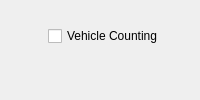
         <widget class="QWidget" name="page_1">
          <layout class="QGridLayout" name="gridLayout_3">
           <item row="0" column="0">
            <widget class="QWidget" name="widget_2" native="true">
             <widget class="QWidget" name="verticalLayoutWidget">
              <property name="geometry">
               <rect>
                <x>19</x>
                <y>10</y>
                <width>941</width>
                <height>601</height>
               </rect>
              </property>
              <layout class="QVBoxLayout" name="verticalLayout_6">
               <item>
                <widget class="QWidget" name="widget_5" native="true">
                 <property name="minimumSize">
                  <size>
                   <width>0</width>
                   <height>20</height>
                  </size>
                 </property>
                 <property name="maximumSize">
                  <size>
                   <width>16777215</width>
                   <height>35</height>
                  </size>
                 </property>
                 <widget class="QWidget" name="horizontalLayoutWidget">
                  <property name="geometry">
                   <rect>
                    <x>0</x>
                    <y>0</y>
                    <width>941</width>
                    <height>31</height>
                   </rect>
                  </property>
                  <layout class="QHBoxLayout" name="horizontalLayout_4">
                   <property name="spacing">
                    <number>0</number>
                   </property>
                   <property name="leftMargin">
                    <number>0</number>
                   </property>
                   <property name="rightMargin">
                    <number>40</number>
                   </property>
                   <item>
                    <widget class="QCheckBox" name="checkBox_vehicledetection">
                     <property name="maximumSize">
                      <size>
                       <width>130</width>
                       <height>16777215</height>
                      </size>
                     </property>
                     <property name="text">
                      <string>Vehicle Counting</string>
                     </property>
                    </widget>
                   </item>
                   <item>
                    <widget class="QCheckBox" name="checkBox_platedetection">
                     <property name="maximumSize">
                      <size>
                       <width>120</width>
                       <height>16777215</height>
                      </size>
                     </property>
                     <property name="text">
                      <string>Plate Detection</string>
                     </property>
                    </widget>
                   </item>
                   <item>
                    <widget class="QCheckBox" name="checkBox_speeddetection">
                     <property name="maximumSize">
                      <size>
                       <width>70</width>
                       <height>30</height>
                      </size>
                     </property>
                     <property name="text">
                      <string>Speed</string>
                     </property>
                    </widget>
                   </item>
                   <item>
                    <widget class="QLineEdit" name="lineEdit_speed_punshment">
                     <property name="maximumSize">
                      <size>
                       <width>60</width>
                       <height>16777215</height>
                      </size>
                     </property>
                     <property name="text">
                      <string>40</string>
                     </property>
                     <property name="alignment">
                      <set>Qt::AlignCenter</set>
                     </property>
                    </widget>
                   </item>
                   <item>
                    <spacer name="horizontalSpacer_5">
                     <property name="orientation">
                      <enum>Qt::Horizontal</enum>
                     </property>
                     <property name="sizeType">
                      <enum>QSizePolicy::Fixed</enum>
                     </property>
                     <property name="sizeHint" stdset="0">
                      <size>
                       <width>50</width>
                       <height>20</height>
                      </size>
                     </property>
                    </spacer>
                   </item>
                   <item>
                    <widget class="QComboBox" name="comboBox_model">
                     <property name="maximumSize">
                      <size>
                       <width>80</width>
                       <height>16777215</height>
                      </size>
                     </property>
                     <property name="font">
                      <font>
                       <pointsize>9</pointsize>
                      </font>
                     </property>
                     <item>
                      <property name="text">
                       <string>Yolov8n</string>
                      </property>
                     </item>
                     <item>
                      <property name="text">
                       <string>Yolov8s</string>
                      </property>
                     </item>
                     <item>
                      <property name="text">
                       <string>Yolov8l</string>
                      </property>
                     </item>
                     <item>
                      <property name="text">
                       <string>Yolov8sCustom</string>
                      </property>
                     </item>
                    </widget>
                   </item>
                   <item>
                    <spacer name="horizontalSpacer_8">
                     <property name="orientation">
                      <enum>Qt::Horizontal</enum>
                     </property>
                     <property name="sizeType">
                      <enum>QSizePolicy::Fixed</enum>
                     </property>
                     <property name="sizeHint" stdset="0">
                      <size>
                       <width>20</width>
                       <height>20</height>
                      </size>
                     </property>
                    </spacer>
                   </item>
                   <item>
                    <widget class="QComboBox" name="comboBox_count_line">
                     <property name="maximumSize">
                      <size>
                       <width>100</width>
                       <height>16777215</height>
                      </size>
                     </property>
                    </widget>
                   </item>
                   <item>
                    <spacer name="horizontalSpacer_4">
                     <property name="orientation">
                      <enum>Qt::Horizontal</enum>
                     </property>
                     <property name="sizeType">
                      <enum>QSizePolicy::Fixed</enum>
                     </property>
                     <property name="sizeHint" stdset="0">
                      <size>
                       <width>20</width>
                       <height>20</height>
                      </size>
                     </property>
                    </spacer>
                   </item>
                   <item>
                    <widget class="QComboBox" name="comboBox_mask">
                     <property name="minimumSize">
                      <size>
                       <width>50</width>
                       <height>0</height>
                      </size>
                     </property>
                     <property name="maximumSize">
                      <size>
                       <width>100</width>
                       <height>16777215</height>
                      </size>
                     </property>
                    </widget>
                   </item>
                  </layout>
                 </widget>
                </widget>
               </item>
               <item>
                <spacer name="verticalSpacer_4">
                 <property name="orientation">
                  <enum>Qt::Vertical</enum>
                 </property>
                 <property name="sizeType">
                  <enum>QSizePolicy::Fixed</enum>
                 </property>
                 <property name="sizeHint" stdset="0">
                  <size>
                   <width>20</width>
                   <height>5</height>
                  </size>
                 </property>
                </spacer>
               </item>
               <item>
                <widget class="QLabel" name="label_page1_video">
                 <property name="text">
                  <string/>
                 </property>
                </widget>
               </item>
               <item>
                <spacer name="verticalSpacer_3">
                 <property name="orientation">
                  <enum>Qt::Vertical</enum>
                 </property>
                 <property name="sizeType">
                  <enum>QSizePolicy::Fixed</enum>
                 </property>
                 <property name="sizeHint" stdset="0">
                  <size>
                   <width>20</width>
                   <height>10</height>
                  </size>
                 </property>
                </spacer>
               </item>
               <item>
                <widget class="QWidget" name="widget_6" native="true">
                 <property name="maximumSize">
                  <size>
                   <width>16777215</width>
                   <height>40</height>
                  </size>
                 </property>
                 <widget class="QWidget" name="horizontalLayoutWidget_2">
                  <property name="geometry">
                   <rect>
                    <x>-1</x>
                    <y>0</y>
                    <width>941</width>
                    <height>42</height>
                   </rect>
                  </property>
                  <layout class="QHBoxLayout" name="horizontalLayout_6">
                   <item>
                    <widget class="QPushButton" name="select_video_pushButton">
                     <property name="minimumSize">
                      <size>
                       <width>0</width>
                       <height>40</height>
                      </size>
                     </property>
                     <property name="font">
                      <font>
                       <pointsize>11</pointsize>
                      </font>
                     </property>
                     <property name="text">
                      <string>Select Video</string>
                     </property>
                    </widget>
                   </item>
                   <item>
                    <widget class="QPushButton" name="pushButton_close">
                     <property name="minimumSize">
                      <size>
                       <width>0</width>
                       <height>40</height>
                      </size>
                     </property>
                     <property name="maximumSize">
                      <size>
                       <width>200</width>
                       <height>16777215</height>
                      </size>
                     </property>
                     <property name="font">
                      <font>
                       <pointsize>11</pointsize>
                       <weight>50</weight>
                       <bold>false</bold>
                      </font>
                     </property>
                     <property name="text">
                      <string>Close</string>
                     </property>
                    </widget>
                   </item>
                  </layout>
                 </widget>
                </widget>
               </item>
              </layout>
             </widget>
            </widget>
           </item>
          </layout>
         </widget>
